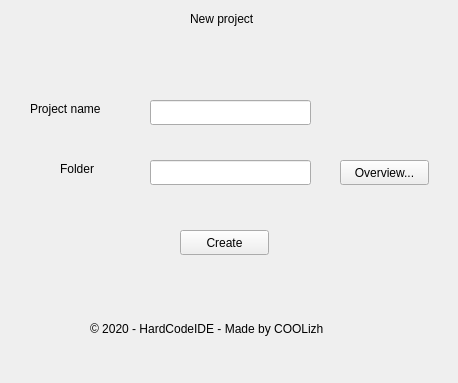
<?xml version="1.0" encoding="UTF-8"?>
<ui version="4.0">
 <class>createProjectForm</class>
 <widget class="QWidget" name="createProjectForm">
  <property name="geometry">
   <rect>
    <x>0</x>
    <y>0</y>
    <width>458</width>
    <height>383</height>
   </rect>
  </property>
  <property name="windowTitle">
   <string>Form</string>
  </property>
  <widget class="QLabel" name="label">
   <property name="geometry">
    <rect>
     <x>90</x>
     <y>320</y>
     <width>291</width>
     <height>17</height>
    </rect>
   </property>
   <property name="text">
    <string>© 2020 - HardCodeIDE - Made by COOLizh</string>
   </property>
  </widget>
  <widget class="QLabel" name="label_2">
   <property name="geometry">
    <rect>
     <x>30</x>
     <y>100</y>
     <width>91</width>
     <height>17</height>
    </rect>
   </property>
   <property name="text">
    <string>Project name</string>
   </property>
  </widget>
  <widget class="QLabel" name="label_3">
   <property name="geometry">
    <rect>
     <x>190</x>
     <y>10</y>
     <width>91</width>
     <height>17</height>
    </rect>
   </property>
   <property name="text">
    <string>New project</string>
   </property>
  </widget>
  <widget class="QLineEdit" name="project_name_edit">
   <property name="geometry">
    <rect>
     <x>150</x>
     <y>100</y>
     <width>161</width>
     <height>25</height>
    </rect>
   </property>
  </widget>
  <widget class="QLabel" name="label_4">
   <property name="geometry">
    <rect>
     <x>60</x>
     <y>160</y>
     <width>51</width>
     <height>17</height>
    </rect>
   </property>
   <property name="text">
    <string>Folder</string>
   </property>
  </widget>
  <widget class="QLineEdit" name="folder_path_edit">
   <property name="geometry">
    <rect>
     <x>150</x>
     <y>160</y>
     <width>161</width>
     <height>25</height>
    </rect>
   </property>
  </widget>
  <widget class="QPushButton" name="overview_button">
   <property name="geometry">
    <rect>
     <x>340</x>
     <y>160</y>
     <width>89</width>
     <height>25</height>
    </rect>
   </property>
   <property name="text">
    <string>Overview...</string>
   </property>
  </widget>
  <widget class="QPushButton" name="create_project_button">
   <property name="geometry">
    <rect>
     <x>180</x>
     <y>230</y>
     <width>89</width>
     <height>25</height>
    </rect>
   </property>
   <property name="text">
    <string>Create</string>
   </property>
  </widget>
  <widget class="QLabel" name="error_label">
   <property name="geometry">
    <rect>
     <x>130</x>
     <y>280</y>
     <width>211</width>
     <height>20</height>
    </rect>
   </property>
   <property name="text">
    <string/>
   </property>
  </widget>
 </widget>
 <resources/>
 <connections/>
</ui>
